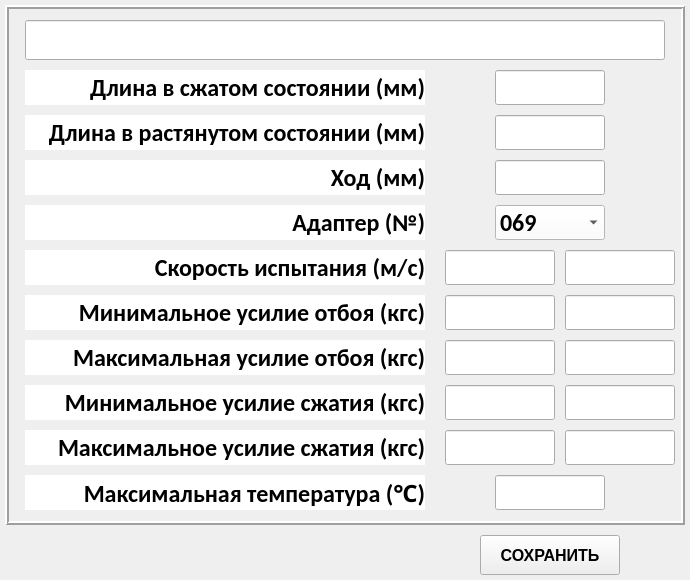
<?xml version="1.0" encoding="UTF-8"?>
<ui version="4.0">
 <class>MainWindow</class>
 <widget class="QMainWindow" name="MainWindow">
  <property name="geometry">
   <rect>
    <x>0</x>
    <y>0</y>
    <width>690</width>
    <height>580</height>
   </rect>
  </property>
  <property name="minimumSize">
   <size>
    <width>690</width>
    <height>580</height>
   </size>
  </property>
  <property name="maximumSize">
   <size>
    <width>690</width>
    <height>580</height>
   </size>
  </property>
  <property name="windowTitle">
   <string>Добавление амортизатора</string>
  </property>
  <widget class="QWidget" name="centralwidget">
   <widget class="QFrame" name="frame_parameters">
    <property name="geometry">
     <rect>
      <x>5</x>
      <y>5</y>
      <width>680</width>
      <height>520</height>
     </rect>
    </property>
    <property name="frameShape">
     <enum>QFrame::Box</enum>
    </property>
    <property name="frameShadow">
     <enum>QFrame::Raised</enum>
    </property>
    <property name="lineWidth">
     <number>2</number>
    </property>
    <widget class="QLabel" name="lbl_txt9">
     <property name="geometry">
      <rect>
       <x>20</x>
       <y>470</y>
       <width>400</width>
       <height>35</height>
      </rect>
     </property>
     <property name="font">
      <font>
       <family>Calibri</family>
       <pointsize>18</pointsize>
       <weight>75</weight>
       <bold>true</bold>
      </font>
     </property>
     <property name="styleSheet">
      <string notr="true">background-color: rgb(255, 255, 255);</string>
     </property>
     <property name="frameShape">
      <enum>QFrame::NoFrame</enum>
     </property>
     <property name="text">
      <string>Максимальная температура (℃)</string>
     </property>
     <property name="alignment">
      <set>Qt::AlignRight|Qt::AlignTrailing|Qt::AlignVCenter</set>
     </property>
    </widget>
    <widget class="QLabel" name="lbl_txt5">
     <property name="geometry">
      <rect>
       <x>20</x>
       <y>380</y>
       <width>400</width>
       <height>35</height>
      </rect>
     </property>
     <property name="font">
      <font>
       <family>Calibri</family>
       <pointsize>18</pointsize>
       <weight>75</weight>
       <bold>true</bold>
      </font>
     </property>
     <property name="styleSheet">
      <string notr="true">background-color: rgb(255, 255, 255);</string>
     </property>
     <property name="frameShape">
      <enum>QFrame::NoFrame</enum>
     </property>
     <property name="text">
      <string>Минимальное усилие сжатия (кгс)</string>
     </property>
     <property name="alignment">
      <set>Qt::AlignRight|Qt::AlignTrailing|Qt::AlignVCenter</set>
     </property>
    </widget>
    <widget class="QLabel" name="lbl_txt4">
     <property name="geometry">
      <rect>
       <x>20</x>
       <y>65</y>
       <width>400</width>
       <height>35</height>
      </rect>
     </property>
     <property name="font">
      <font>
       <family>Calibri</family>
       <pointsize>18</pointsize>
       <weight>75</weight>
       <bold>true</bold>
      </font>
     </property>
     <property name="styleSheet">
      <string notr="true">background-color: rgb(255, 255, 255);</string>
     </property>
     <property name="frameShape">
      <enum>QFrame::NoFrame</enum>
     </property>
     <property name="text">
      <string>Длина в сжатом состоянии (мм)</string>
     </property>
     <property name="alignment">
      <set>Qt::AlignRight|Qt::AlignTrailing|Qt::AlignVCenter</set>
     </property>
    </widget>
    <widget class="QLabel" name="lbl_txt6">
     <property name="geometry">
      <rect>
       <x>20</x>
       <y>290</y>
       <width>400</width>
       <height>35</height>
      </rect>
     </property>
     <property name="font">
      <font>
       <family>Calibri</family>
       <pointsize>18</pointsize>
       <weight>75</weight>
       <bold>true</bold>
      </font>
     </property>
     <property name="styleSheet">
      <string notr="true">background-color: rgb(255, 255, 255);</string>
     </property>
     <property name="frameShape">
      <enum>QFrame::NoFrame</enum>
     </property>
     <property name="text">
      <string>Минимальное усилие отбоя (кгс)</string>
     </property>
     <property name="alignment">
      <set>Qt::AlignRight|Qt::AlignTrailing|Qt::AlignVCenter</set>
     </property>
    </widget>
    <widget class="QLabel" name="lbl_txt4_2">
     <property name="geometry">
      <rect>
       <x>20</x>
       <y>110</y>
       <width>400</width>
       <height>35</height>
      </rect>
     </property>
     <property name="font">
      <font>
       <family>Calibri</family>
       <pointsize>18</pointsize>
       <weight>75</weight>
       <bold>true</bold>
      </font>
     </property>
     <property name="styleSheet">
      <string notr="true">background-color: rgb(255, 255, 255);</string>
     </property>
     <property name="frameShape">
      <enum>QFrame::NoFrame</enum>
     </property>
     <property name="text">
      <string>Длина в растянутом состоянии (мм)</string>
     </property>
     <property name="alignment">
      <set>Qt::AlignRight|Qt::AlignTrailing|Qt::AlignVCenter</set>
     </property>
    </widget>
    <widget class="QLabel" name="lbl_txt5_2">
     <property name="geometry">
      <rect>
       <x>20</x>
       <y>425</y>
       <width>400</width>
       <height>35</height>
      </rect>
     </property>
     <property name="font">
      <font>
       <family>Calibri</family>
       <pointsize>18</pointsize>
       <weight>75</weight>
       <bold>true</bold>
      </font>
     </property>
     <property name="styleSheet">
      <string notr="true">background-color: rgb(255, 255, 255);</string>
     </property>
     <property name="frameShape">
      <enum>QFrame::NoFrame</enum>
     </property>
     <property name="text">
      <string>Максимальное усилие сжатия (кгс)</string>
     </property>
     <property name="alignment">
      <set>Qt::AlignRight|Qt::AlignTrailing|Qt::AlignVCenter</set>
     </property>
    </widget>
    <widget class="QLabel" name="lbl_txt6_2">
     <property name="geometry">
      <rect>
       <x>20</x>
       <y>335</y>
       <width>400</width>
       <height>35</height>
      </rect>
     </property>
     <property name="font">
      <font>
       <family>Calibri</family>
       <pointsize>18</pointsize>
       <weight>75</weight>
       <bold>true</bold>
      </font>
     </property>
     <property name="styleSheet">
      <string notr="true">background-color: rgb(255, 255, 255);</string>
     </property>
     <property name="frameShape">
      <enum>QFrame::NoFrame</enum>
     </property>
     <property name="text">
      <string>Максимальная усилие отбоя (кгс)</string>
     </property>
     <property name="alignment">
      <set>Qt::AlignRight|Qt::AlignTrailing|Qt::AlignVCenter</set>
     </property>
    </widget>
    <widget class="QLabel" name="lbl_txt4_3">
     <property name="geometry">
      <rect>
       <x>20</x>
       <y>155</y>
       <width>400</width>
       <height>35</height>
      </rect>
     </property>
     <property name="font">
      <font>
       <family>Calibri</family>
       <pointsize>18</pointsize>
       <weight>75</weight>
       <bold>true</bold>
      </font>
     </property>
     <property name="styleSheet">
      <string notr="true">background-color: rgb(255, 255, 255);</string>
     </property>
     <property name="frameShape">
      <enum>QFrame::NoFrame</enum>
     </property>
     <property name="text">
      <string>Ход (мм)</string>
     </property>
     <property name="alignment">
      <set>Qt::AlignRight|Qt::AlignTrailing|Qt::AlignVCenter</set>
     </property>
    </widget>
    <widget class="QLabel" name="lbl_txt4_4">
     <property name="geometry">
      <rect>
       <x>20</x>
       <y>245</y>
       <width>400</width>
       <height>35</height>
      </rect>
     </property>
     <property name="font">
      <font>
       <family>Calibri</family>
       <pointsize>18</pointsize>
       <weight>75</weight>
       <bold>true</bold>
      </font>
     </property>
     <property name="styleSheet">
      <string notr="true">background-color: rgb(255, 255, 255);</string>
     </property>
     <property name="frameShape">
      <enum>QFrame::NoFrame</enum>
     </property>
     <property name="text">
      <string>Скорость испытания (м/с)</string>
     </property>
     <property name="alignment">
      <set>Qt::AlignRight|Qt::AlignTrailing|Qt::AlignVCenter</set>
     </property>
    </widget>
    <widget class="QLineEdit" name="lineEdit_name">
     <property name="geometry">
      <rect>
       <x>20</x>
       <y>15</y>
       <width>640</width>
       <height>40</height>
      </rect>
     </property>
     <property name="font">
      <font>
       <family>Calibri</family>
       <pointsize>18</pointsize>
       <weight>75</weight>
       <bold>true</bold>
      </font>
     </property>
     <property name="text">
      <string/>
     </property>
    </widget>
    <widget class="QLineEdit" name="le_length_min">
     <property name="geometry">
      <rect>
       <x>490</x>
       <y>65</y>
       <width>110</width>
       <height>35</height>
      </rect>
     </property>
     <property name="font">
      <font>
       <family>Calibri</family>
       <pointsize>18</pointsize>
       <weight>75</weight>
       <bold>true</bold>
      </font>
     </property>
     <property name="text">
      <string/>
     </property>
     <property name="alignment">
      <set>Qt::AlignCenter</set>
     </property>
    </widget>
    <widget class="QLineEdit" name="le_length_max">
     <property name="geometry">
      <rect>
       <x>490</x>
       <y>110</y>
       <width>110</width>
       <height>35</height>
      </rect>
     </property>
     <property name="font">
      <font>
       <family>Calibri</family>
       <pointsize>18</pointsize>
       <weight>75</weight>
       <bold>true</bold>
      </font>
     </property>
     <property name="text">
      <string/>
     </property>
     <property name="alignment">
      <set>Qt::AlignCenter</set>
     </property>
    </widget>
    <widget class="QLineEdit" name="le_hod">
     <property name="geometry">
      <rect>
       <x>490</x>
       <y>155</y>
       <width>110</width>
       <height>35</height>
      </rect>
     </property>
     <property name="font">
      <font>
       <family>Calibri</family>
       <pointsize>18</pointsize>
       <weight>75</weight>
       <bold>true</bold>
      </font>
     </property>
     <property name="text">
      <string/>
     </property>
     <property name="alignment">
      <set>Qt::AlignCenter</set>
     </property>
    </widget>
    <widget class="QLineEdit" name="le_speed_one">
     <property name="geometry">
      <rect>
       <x>440</x>
       <y>245</y>
       <width>110</width>
       <height>35</height>
      </rect>
     </property>
     <property name="font">
      <font>
       <family>Calibri</family>
       <pointsize>18</pointsize>
       <weight>75</weight>
       <bold>true</bold>
      </font>
     </property>
     <property name="text">
      <string/>
     </property>
     <property name="alignment">
      <set>Qt::AlignCenter</set>
     </property>
    </widget>
    <widget class="QLineEdit" name="le_speed_two">
     <property name="geometry">
      <rect>
       <x>560</x>
       <y>245</y>
       <width>110</width>
       <height>35</height>
      </rect>
     </property>
     <property name="font">
      <font>
       <family>Calibri</family>
       <pointsize>18</pointsize>
       <weight>75</weight>
       <bold>true</bold>
      </font>
     </property>
     <property name="text">
      <string/>
     </property>
     <property name="alignment">
      <set>Qt::AlignCenter</set>
     </property>
    </widget>
    <widget class="QLineEdit" name="le_comp_min">
     <property name="geometry">
      <rect>
       <x>440</x>
       <y>380</y>
       <width>110</width>
       <height>35</height>
      </rect>
     </property>
     <property name="font">
      <font>
       <family>Calibri</family>
       <pointsize>18</pointsize>
       <weight>75</weight>
       <bold>true</bold>
      </font>
     </property>
     <property name="text">
      <string/>
     </property>
     <property name="alignment">
      <set>Qt::AlignCenter</set>
     </property>
    </widget>
    <widget class="QLineEdit" name="le_comp_max">
     <property name="geometry">
      <rect>
       <x>440</x>
       <y>425</y>
       <width>110</width>
       <height>35</height>
      </rect>
     </property>
     <property name="font">
      <font>
       <family>Calibri</family>
       <pointsize>18</pointsize>
       <weight>75</weight>
       <bold>true</bold>
      </font>
     </property>
     <property name="text">
      <string/>
     </property>
     <property name="alignment">
      <set>Qt::AlignCenter</set>
     </property>
    </widget>
    <widget class="QLineEdit" name="le_recoil_min">
     <property name="geometry">
      <rect>
       <x>440</x>
       <y>290</y>
       <width>110</width>
       <height>35</height>
      </rect>
     </property>
     <property name="font">
      <font>
       <family>Calibri</family>
       <pointsize>18</pointsize>
       <weight>75</weight>
       <bold>true</bold>
      </font>
     </property>
     <property name="text">
      <string/>
     </property>
     <property name="alignment">
      <set>Qt::AlignCenter</set>
     </property>
    </widget>
    <widget class="QLineEdit" name="le_recoil_max">
     <property name="geometry">
      <rect>
       <x>440</x>
       <y>335</y>
       <width>110</width>
       <height>35</height>
      </rect>
     </property>
     <property name="font">
      <font>
       <family>Calibri</family>
       <pointsize>18</pointsize>
       <weight>75</weight>
       <bold>true</bold>
      </font>
     </property>
     <property name="text">
      <string/>
     </property>
     <property name="alignment">
      <set>Qt::AlignCenter</set>
     </property>
    </widget>
    <widget class="QLineEdit" name="le_temper">
     <property name="geometry">
      <rect>
       <x>490</x>
       <y>470</y>
       <width>110</width>
       <height>35</height>
      </rect>
     </property>
     <property name="font">
      <font>
       <family>Calibri</family>
       <pointsize>18</pointsize>
       <weight>75</weight>
       <bold>true</bold>
      </font>
     </property>
     <property name="text">
      <string/>
     </property>
     <property name="alignment">
      <set>Qt::AlignCenter</set>
     </property>
    </widget>
    <widget class="QLabel" name="lbl_txt4_6">
     <property name="geometry">
      <rect>
       <x>20</x>
       <y>200</y>
       <width>400</width>
       <height>35</height>
      </rect>
     </property>
     <property name="font">
      <font>
       <family>Calibri</family>
       <pointsize>18</pointsize>
       <weight>75</weight>
       <bold>true</bold>
      </font>
     </property>
     <property name="styleSheet">
      <string notr="true">background-color: rgb(255, 255, 255);</string>
     </property>
     <property name="frameShape">
      <enum>QFrame::NoFrame</enum>
     </property>
     <property name="text">
      <string>Адаптер (№)</string>
     </property>
     <property name="alignment">
      <set>Qt::AlignRight|Qt::AlignTrailing|Qt::AlignVCenter</set>
     </property>
    </widget>
    <widget class="QComboBox" name="adapter_cb">
     <property name="geometry">
      <rect>
       <x>490</x>
       <y>200</y>
       <width>110</width>
       <height>35</height>
      </rect>
     </property>
     <property name="font">
      <font>
       <family>Calibri</family>
       <pointsize>18</pointsize>
       <weight>75</weight>
       <bold>true</bold>
      </font>
     </property>
     <property name="styleSheet">
      <string notr="true">background-color: rgb(255, 255, 255);</string>
     </property>
     <item>
      <property name="text">
       <string>069</string>
      </property>
     </item>
     <item>
      <property name="text">
       <string>069-01</string>
      </property>
     </item>
     <item>
      <property name="text">
       <string>069-01-2</string>
      </property>
     </item>
     <item>
      <property name="text">
       <string>069-02</string>
      </property>
     </item>
     <item>
      <property name="text">
       <string>069-03</string>
      </property>
     </item>
     <item>
      <property name="text">
       <string>069-04</string>
      </property>
     </item>
     <item>
      <property name="text">
       <string>072</string>
      </property>
     </item>
    </widget>
    <widget class="QLineEdit" name="le_comp_min_two">
     <property name="geometry">
      <rect>
       <x>560</x>
       <y>380</y>
       <width>110</width>
       <height>35</height>
      </rect>
     </property>
     <property name="font">
      <font>
       <family>Calibri</family>
       <pointsize>18</pointsize>
       <weight>75</weight>
       <bold>true</bold>
      </font>
     </property>
     <property name="text">
      <string/>
     </property>
     <property name="alignment">
      <set>Qt::AlignCenter</set>
     </property>
    </widget>
    <widget class="QLineEdit" name="le_comp_max_two">
     <property name="geometry">
      <rect>
       <x>560</x>
       <y>425</y>
       <width>110</width>
       <height>35</height>
      </rect>
     </property>
     <property name="font">
      <font>
       <family>Calibri</family>
       <pointsize>18</pointsize>
       <weight>75</weight>
       <bold>true</bold>
      </font>
     </property>
     <property name="text">
      <string/>
     </property>
     <property name="alignment">
      <set>Qt::AlignCenter</set>
     </property>
    </widget>
    <widget class="QLineEdit" name="le_recoil_min_two">
     <property name="geometry">
      <rect>
       <x>560</x>
       <y>290</y>
       <width>110</width>
       <height>35</height>
      </rect>
     </property>
     <property name="font">
      <font>
       <family>Calibri</family>
       <pointsize>18</pointsize>
       <weight>75</weight>
       <bold>true</bold>
      </font>
     </property>
     <property name="text">
      <string/>
     </property>
     <property name="alignment">
      <set>Qt::AlignCenter</set>
     </property>
    </widget>
    <widget class="QLineEdit" name="le_recoil_max_two">
     <property name="geometry">
      <rect>
       <x>560</x>
       <y>335</y>
       <width>110</width>
       <height>35</height>
      </rect>
     </property>
     <property name="font">
      <font>
       <family>Calibri</family>
       <pointsize>18</pointsize>
       <weight>75</weight>
       <bold>true</bold>
      </font>
     </property>
     <property name="text">
      <string/>
     </property>
     <property name="alignment">
      <set>Qt::AlignCenter</set>
     </property>
    </widget>
   </widget>
   <widget class="QPushButton" name="btn_save">
    <property name="geometry">
     <rect>
      <x>480</x>
      <y>535</y>
      <width>140</width>
      <height>40</height>
     </rect>
    </property>
    <property name="font">
     <font>
      <family>Arial</family>
      <pointsize>12</pointsize>
      <weight>75</weight>
      <bold>true</bold>
     </font>
    </property>
    <property name="text">
     <string>СОХРАНИТЬ</string>
    </property>
   </widget>
  </widget>
 </widget>
 <resources/>
 <connections/>
</ui>
